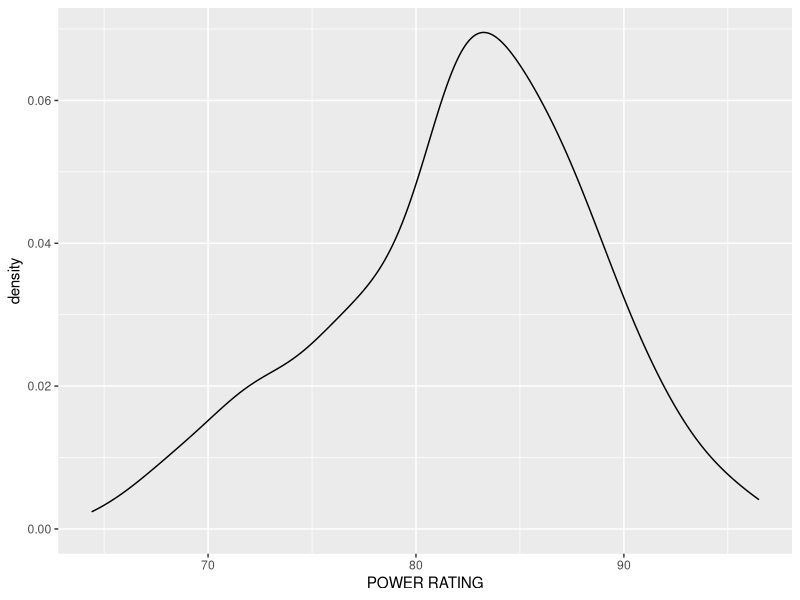
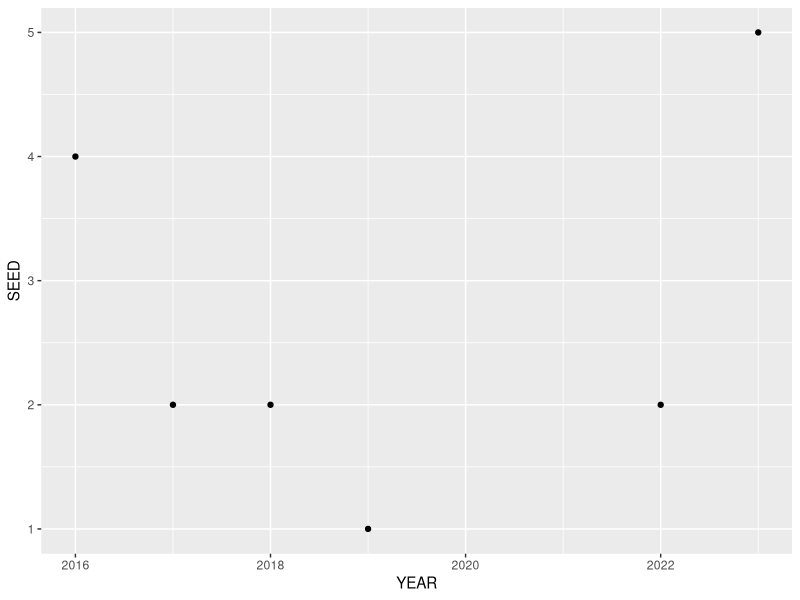
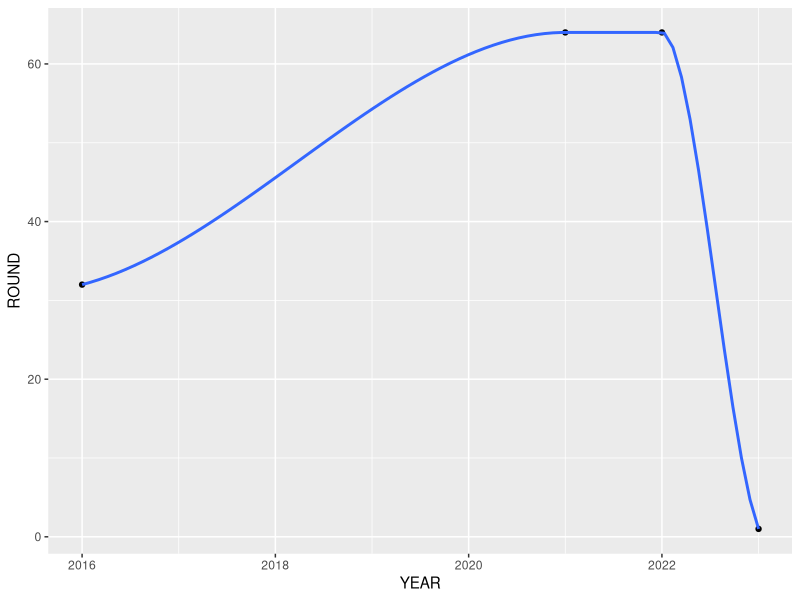

These charts were generated, in order, by the following R code: (Note: this script raises an error after producing the figures.)
## ---- chunk 1
library(readr)
march_madness <- read_csv("538 Ratings.csv")
View(march_madness)

## ---- chunk 2
library(dplyr)
library(tidyverse)
march_madness |>
  str()


## ---- chunk 3
march_madness |>
  ggplot(aes(x = `POWER RATING`)) +
  geom_density()
## ---- chunk 4
march_madness |>
  filter(TEAM =="Duke") |>
  ggplot(aes(x = YEAR, y = SEED)) +
  geom_point()
## ---- chunk 5
uconn <- march_madness|>
  filter(TEAM == "Connecticut")

uconn |> 
  ggplot(aes(x = YEAR, y = ROUND)) +
  geom_point() +
  geom_smooth()
## ---- chunk 6
 march_madness_new <- march_madness |>
  mutate(SEED = as.character(SEED))

march_madness_new <- march_madness_new|>
full_join(cbb)
## ---- chunk 7
march_madness_new |>
group_by(CONF, YEAR) |> 
  summarise(mean(`POWER RATING`))
